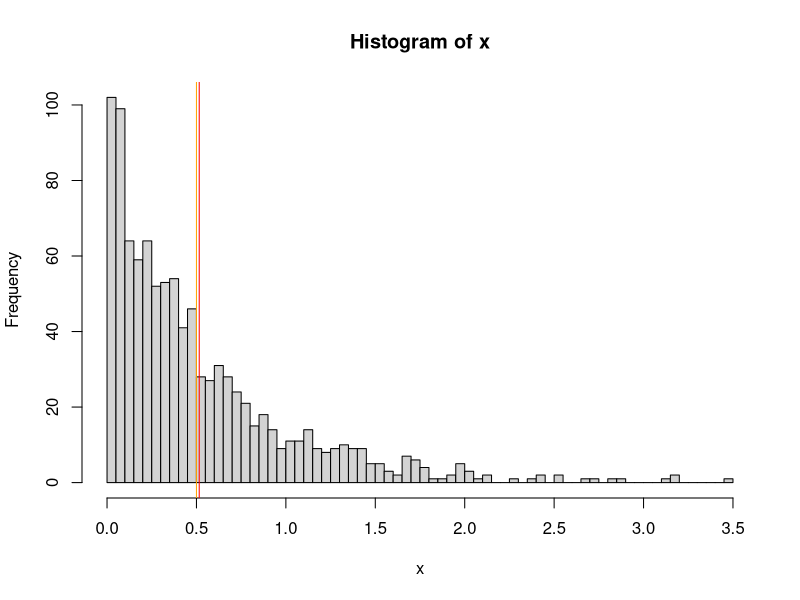
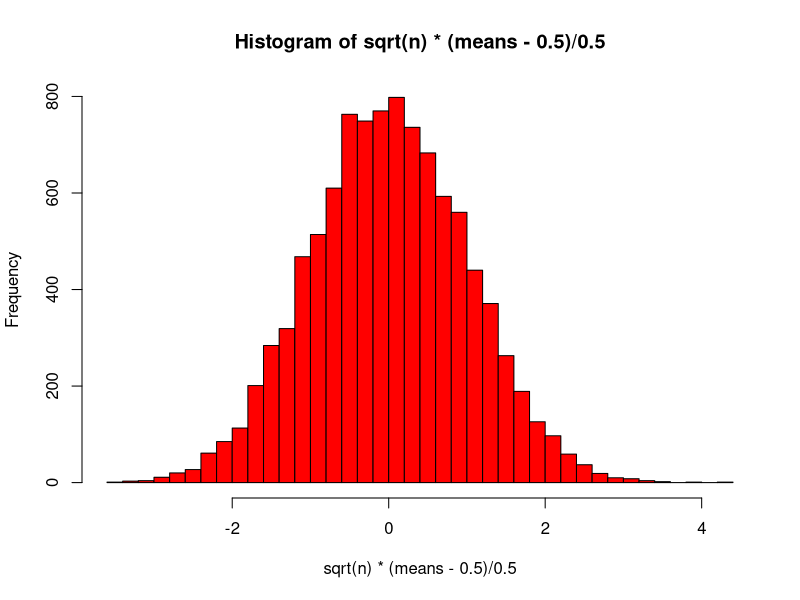
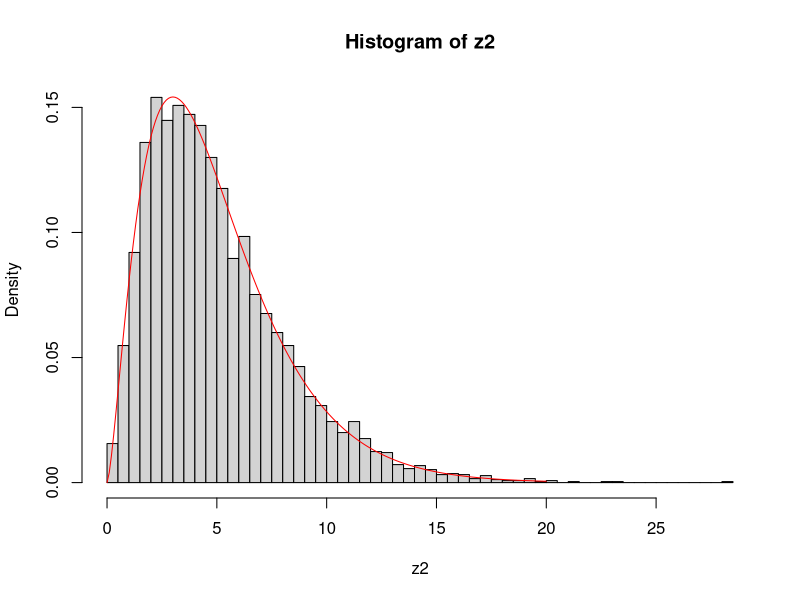
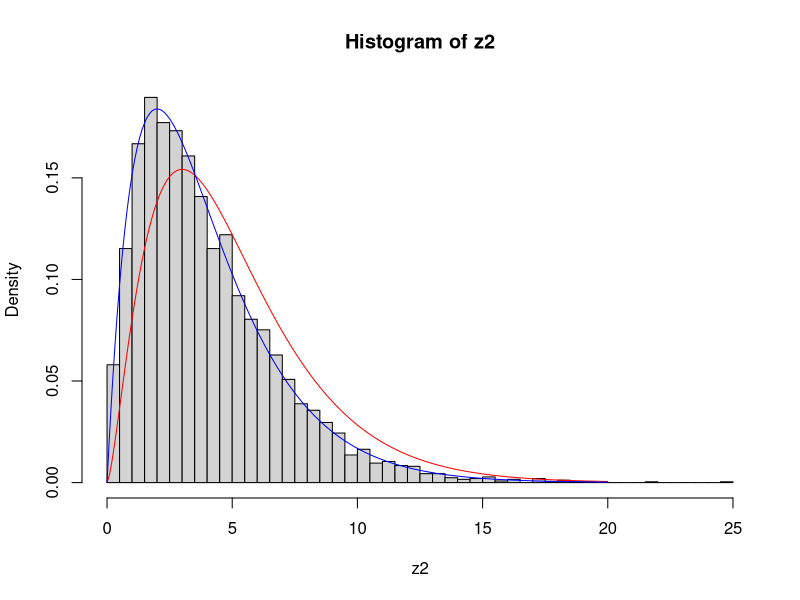
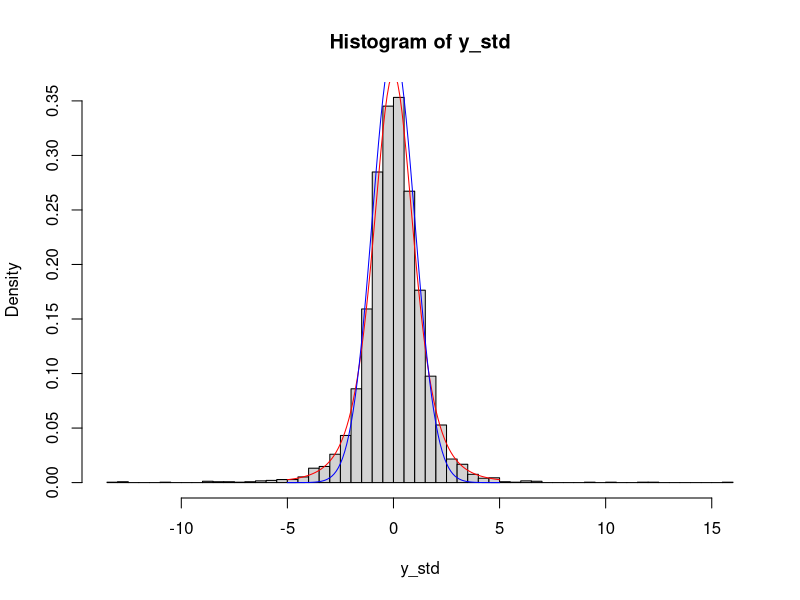

R code for these plots, in order:
## ---- chunk 1
x <- rgamma(1000, 1, 2)
hist(x, 100)
abline(v = mean(x), col = "red")
abline(v = 0.5, col = "orange")
## ---- chunk 2
n <- 1e3
n_sim <- 1e4
means <- vector(length = n_sim)
for (i in seq_len(n_sim)) {
  means[[i]] <- mean(rgamma(n, 1, 2))
}

hist(sqrt(n) * (means - 0.5) / 0.5, col = "red", 50)
## ---- chunk 3
z <- matrix(rnorm(5e3 * 5), 5e3, 5)
z2 <- rowSums(z ^ 2)
hist(z2, 50, freq=FALSE)
x_grid <- seq(0, 20, 0.1)
lines(x_grid, dchisq(x_grid, 5), col = "red")
## ---- chunk 4
z <- matrix(rnorm(5e3 * 5), 5e3, 5)
z2 <- rowSums((z - rowMeans(z)) ^ 2)
hist(z2, 50, freq = FALSE)
lines(x_grid, dchisq(x_grid, 5), col = "red")
lines(x_grid, dchisq(x_grid, 4), col = "blue")
## ---- chunk 5
y <- matrix(rnorm(5e3 * 5), 5e3, 5)
y_std <- sqrt(5) * rowMeans(y) / apply(y, 1, sd)
hist(y_std, 50, freq = FALSE)
x_grid <- seq(-5, 5, 0.1)
lines(x_grid, dt(x_grid, 4), col = "red")
lines(x_grid, dnorm(x_grid), col = "blue") # uncomment to see how off the normal is
